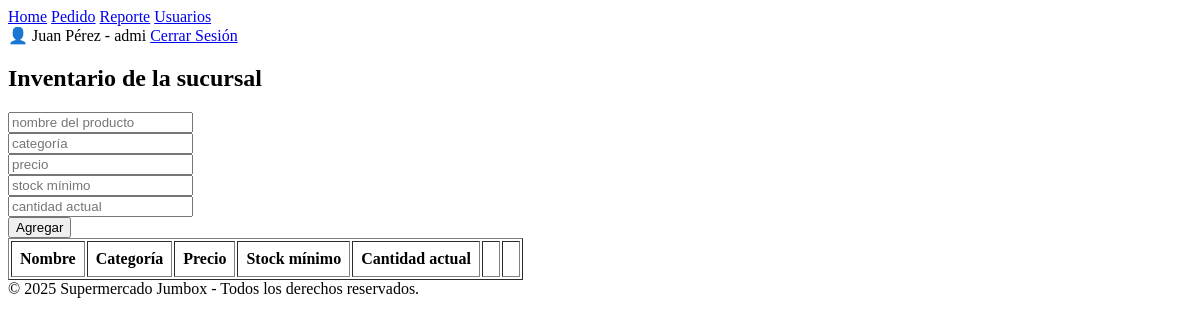
Page /gestion_inventario (signed in) on the earlier database version.
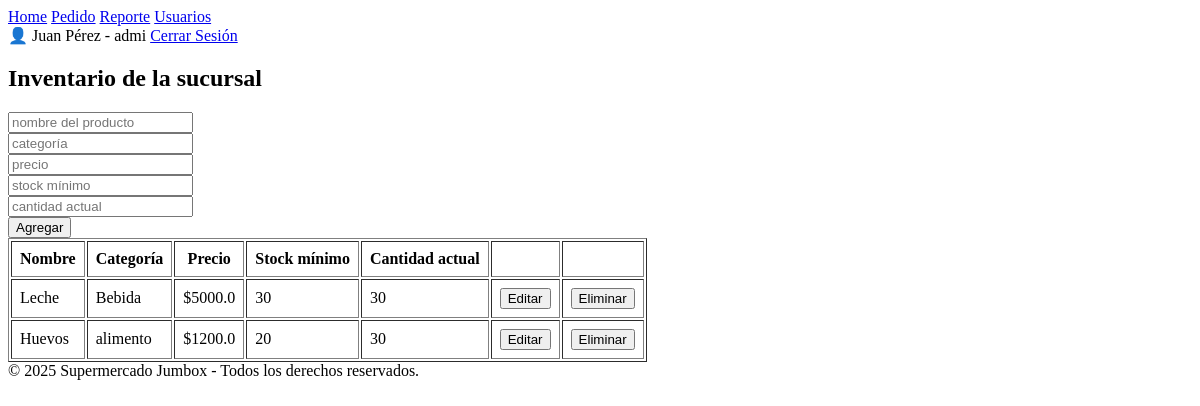
Same page on the later database version.
### tables this page shows
CREATE TABLE inventario(
                id INTEGER PRIMARY KEY AUTOINCREMENT,
                id_sucursal INTEGER,
                id_producto INTEGER,
                cantidad_actual INTEGER,
                FOREIGN KEY (id_sucursal) REFERENCES sucursal(id) ON DELETE CASCADE,
                FOREIGN KEY (id_producto) REFERENCES producto(id) ON DELETE CASCADE
            );

CREATE TABLE producto(
                id INTEGER PRIMARY KEY AUTOINCREMENT,
                nombre VARCHAR(50),
                categoria VARCHAR(50),
                precio REAL,
                stock_minimo INTEGER
            );

### app.py (the view)
@app.route("/gestion_inventario")
def gestion_inventario():
    if "rol" not in session:
        return redirect(url_for("login"))  # si no está logueado
    if session["rol"] == "vendedor":
        return "Acceso denegado. No tenés permisos para entrar acá.", 403 #solo ingresaran los usuarios administradores,encargado,reponedor
    id_sucursal = session.get("sucursal_id")
    if not id_sucursal:
        db.conexion.close()
        return redirect(url_for("home"))
    db = Connexion("database.db")
    db.cursor.execute("""
    SELECT producto.nombre,
            producto.categoria,
            producto.precio,
            producto.stock_minimo,
            inventario.cantidad_actual,
            producto.id
    FROM producto
    INNER JOIN inventario ON producto.id = inventario.id_producto
    WHERE inventario.id_sucursal = ?
""", (id_sucursal,))
    productos = db.cursor.fetchall()
    print("Productos encontrados:", productos)
    return render_template("inventario.html",
                            usuarioNombre=session["nombre"],
                            usuarioApellido=session["apellido"],
                            usuarioRol=session["rol"],
                            productos=productos)

### templates/inventario.html (shortened to what this page needs)
<!DOCTYPE html>
<html lang="en">
<head>
</head>
<body>
    <header>
        <nav>
            <a href="{{url_for('panel_principal')}}">Home</a>
            {%if usuarioRol!='vendedor' and usuarioRol!='reponedor'%}
            <a href="{{url_for('gestion_pedidos')}}">Pedido</a>
            {%endif%}
            {%if usuarioRol!='reponedor' and usuarioRol!='vendedor'%}
            <a href="{{url_for('reportes')}}">Reporte</a>
            {%endif%}
            {%if usuarioRol=='admi'%}
            <a href="{{url_for('gestion_usuario')}}">Usuarios</a>
            {%endif%}
        </nav>
        <div id="user-section">
            <span>👤 {{ usuarioNombre }} {{usuarioApellido}} - {{usuarioRol}}</span>
            <a href="{{ url_for('logout') }}" class="boton">Cerrar Sesión</a>
        </div>
    </header>
    <main>
        <h2>Inventario de la sucursal</h2>
        {%if usuarioRol =='admi'%}
        <div>
            <form action="/agregar_producto" method="POST">
                <div>
                    <input type="text" name="nombre_producto" id="nombre_producto" placeholder="nombre del producto"
                        required>
                </div>
                <div>
                    <input type="text" name="categoria" id="categoria" placeholder="categoría" required>
                </div>
                <div>
                    <input type="number" step="0.01" name="precio" id="precio" placeholder="precio" required>
                </div>
                <div>
                    <input type="number" name="stock_minimo" id="stock_minimo" placeholder="stock mínimo" required>
                </div>
                <div>
                    <input type="number" name="cantidad_actual" id="cantidad_actual" placeholder="cantidad actual"
                        required>
                </div>
                <div>
                    <button type="submit">Agregar</button>
                </div>
            </form>
        </div>
        {%endif%}
        <div>
            <table border="1" cellpadding="8">
                <thead>
                    <tr>
                        <th>Nombre</th>
                        <th>Categoría</th>
                        <th>Precio</th>
                        <th>Stock mínimo</th>
                        <th>Cantidad actual</th>
                        <th> </th>
                        {%if usuarioRol !='reponedor'%}
                        <th> </th>
                        {%endif%}
                    </tr>
                </thead>
                <tbody>
                    {% for p in productos %}
                    <tr>
                        <td>{{ p[0] }}</td>
                        <td>{{ p[1] }}</td>
                        <td>${{ p[2] }}</td>
                        <td>{{ p[3] }}</td>
                        <td>{{ p[4] }}</td>
                        {%if usuarioRol != 'reponedor'%}
                        <td>
                            <button class="editar-btn" data-id="{{ p[5] }}" data-nombre="{{ p[0] }}"
                                data-categoria="{{ p[1] }}" data-precio="{{ p[2] }}" data-stock="{{ p[3] }}">
                                Editar
                            </button>
                        </td>
                        <td>
                            <form action="{{ url_for('eliminar_producto') }}" method="POST">
                                <button type="submit">Eliminar</button>
                            </form>
                        </td>
                        {%endif%}
                    </tr>
                    {% endfor %}
                </tbody>
            </table>
        </div>
    </main>
    <footer>
        © 2025 Supermercado Jumbox - Todos los derechos reservados.
    </footer>
</body>
</html>

Differences in the rows shown:
added inventario: nombre "Leche", categoria "Bebida", precio "5000.0", stock_minimo "30", cantidad_actual "30"
added inventario: nombre "Huevos", categoria "alimento", precio "1200.0", stock_minimo "20", cantidad_actual "30"
